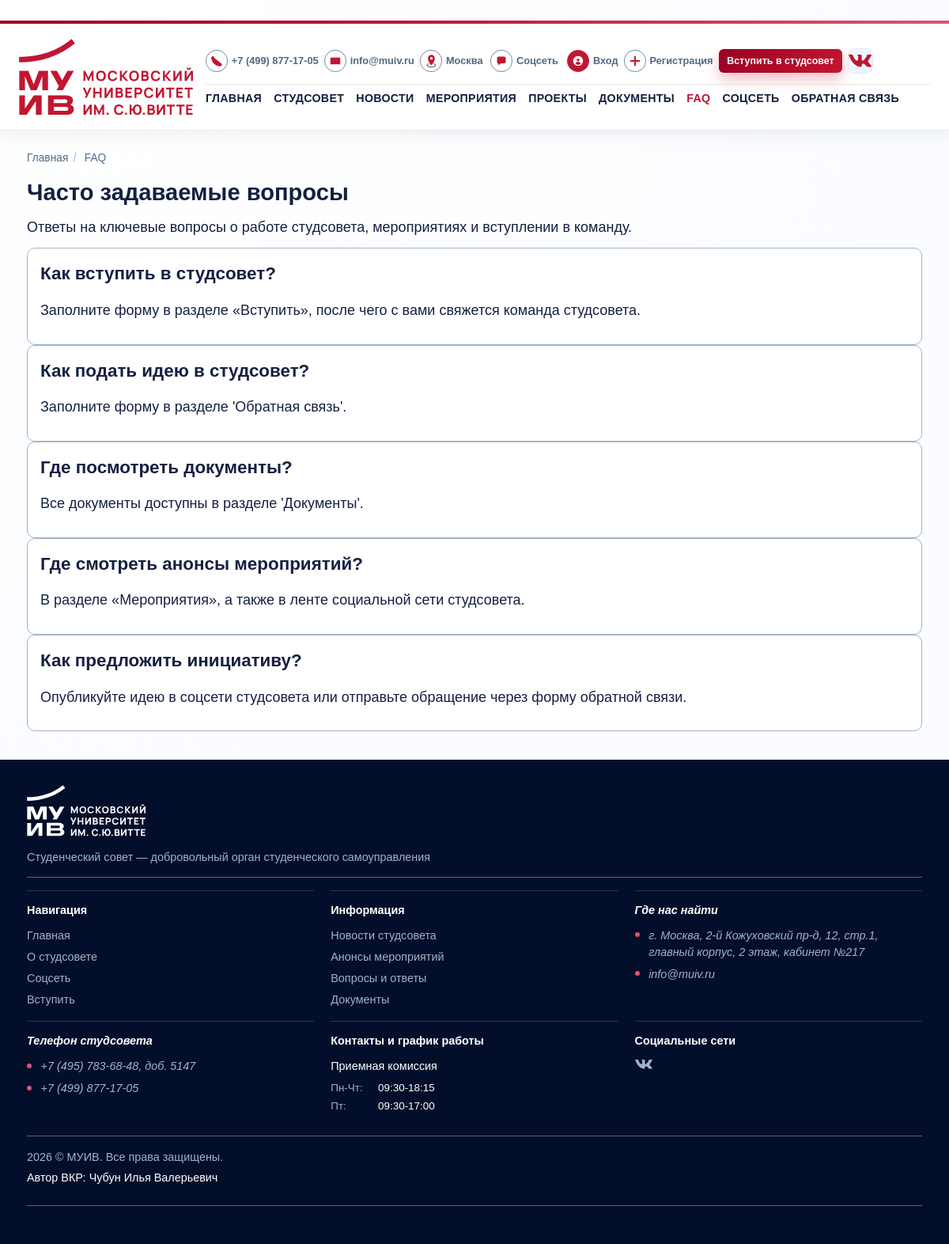
Screenshot of /faq/ with the database file from the repository.
### core/models.py (models this page shows, shortened)
class FAQ(models.Model):
    question = models.CharField(max_length=255)
    answer = models.TextField()
    order = models.PositiveIntegerField(default=0)
    is_published = models.BooleanField(default=True)
    class Meta:
        ordering = ["order", "question"]
        verbose_name = "FAQ item"
        verbose_name_plural = "FAQ items"

### core/views/public_views.py (the view)
# urls.py: path("faq/", views.faq_list, name="faq"),
def faq_list(request):
    faq_items = FAQ.objects.filter(is_published=True)
    return render(request, "core/faq_list.html", {"faq_items": faq_items})

### core/context_processors.py (called while the page is built)
def _resolve_menu(items):
    resolved = []
    for view_name, label in items:
        try:
            url = reverse(view_name)
        except NoReverseMatch:
            continue
        resolved.append({"view_name": view_name, "label": label, "url": url})
    return resolved

### core/permissions.py (called while the page is built)
def get_user_role(user):
    if not user.is_authenticated:
        return None
    profile = getattr(user, "profile", None)
    if profile:
        return profile.role
    return UserProfile.ROLE_STUDENT

def has_any_role(user, *allowed_roles):
    if not user.is_authenticated:
        return False
    if user.is_superuser:
        return True
    return get_user_role(user) in allowed_roles

### templates/core/faq_list.html (shortened to what this page needs)
﻿{% extends "base.html" %}
{% block content %}
<h1>Часто задаваемые вопросы</h1>
<p>Ответы на ключевые вопросы о работе студсовета, мероприятиях и вступлении в команду.</p>
{% for item in faq_items %}
    <article class="card faq-item">
        <h2>{{ item.question }}</h2>
        <div>{{ item.answer|linebreaks }}</div>
    </article>
{% endfor %}
{% endblock %}

### static/css/styles.css (style rules this page uses)
:root { --muiv-dark: #132041; --muiv-slate: #4f6a84; --muiv-muted: #a0b3c6; --muiv-accent: #db5472; --muiv-accent-dark: #c21631; --muiv-accent-deep: #9b0123; --muiv-footer: #030e2a; --muiv-bg: #fafcff; --muiv-bg-soft: #edf6ff; --muiv-border: #e9e9e9; --muiv-card-border: #a0b3c6; --muiv-white: #fff; }
* { box-sizing: border-box; }
html, body { height: 100%; }
html { scroll-behavior: smooth; -webkit-text-size-adjust: 100%; text-size-adjust: 100%; }
body { margin: 0; display: flex; flex-direction: column; min-height: 100vh; font-family: "Proxima Nova", Arial, sans-serif; font-size: 18px; font-weight: 400; line-height: 1.45; color: var(--muiv-dark); background: radial-gradient(circle at 10% 0%, #ffffff 0%, var(--muiv-bg) 55%); }
h1, h2, h3, h4, h5, h6 { color: var(--muiv-dark); }
h1 { font-size: 1.82rem; font-weight: 700; margin-top: 0; margin-bottom: 0.75rem; line-height: 1.22; }
h2 { margin-top: 0; margin-bottom: 1rem; font-size: 1.4rem; font-weight: 600; }
p { margin-top: 0; margin-bottom: 0.85rem; }
.card, .detail, .faq-item, .form, .info-card, .timeline, .cta-band, .section-panel, .stat-card, .post-card, .comment-card { border: 1px solid var(--muiv-card-border); border-radius: 10px; background: var(--muiv-white); padding: 1rem; }
.card, .detail, .faq-item, .post-card, .comment-card { transition: border-color 0.25s ease, box-shadow 0.25s ease; }
.card, .detail, .faq-item, .post-card, .comment-card, .section-panel, .stat-card { overflow-wrap: anywhere; word-break: break-word; }

### rows the page displays
FAQ: question "Как вступить в студсовет?", answer "Заполните форму в разделе «Вступить», после чего с вами свяжется команда студсовета."
FAQ: question "Как подать идею в студсовет?", answer "Заполните форму в разделе 'Обратная связь'."
FAQ: question "Где посмотреть документы?", answer "Все документы доступны в разделе 'Документы'."
FAQ: question "Где смотреть анонсы мероприятий?", answer "В разделе «Мероприятия», а также в ленте социальной сети студсовета."
FAQ: question "Как предложить инициативу?", answer "Опубликуйте идею в соцсети студсовета или отправьте обращение через форму обратной связи."

### other values shown
{{ item.label }} "ГЛАВНАЯ" "СТУДСОВЕТ" "НОВОСТИ" "МЕРОПРИЯТИЯ" "ПРОЕКТЫ" "ДОКУМЕНТЫ" "FAQ" "СОЦСЕТЬ" "ОБРАТНАЯ СВЯЗЬ"
{{ crumb.title }} "Главная"
{{ crumb.title }} "FAQ"
{{ author_full_name }} "Чубун Илья Валерьевич"
